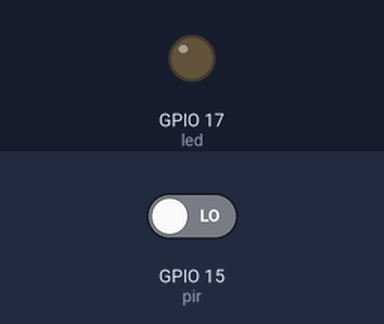
The program below on a simulated Raspberry Pi (BCM pin numbers). On the bench: output pins drawn as LEDs (lit = HIGH). The test bench sets the inputs (shaded band); at power-on: GPIO 15 (pir) LOW.

Above: at 1.2 s.
1.3 s: GPIO 15 (pir) driven HIGH
At 2.1 s:
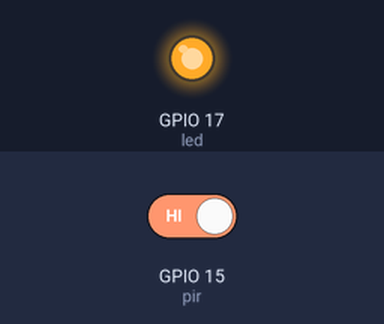
2.8 s: GPIO 15 (pir) driven LOW
At 3.3 s:
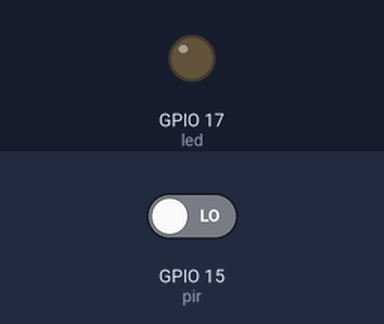
Timing chart, 0 to 5.8 s (numbered marks = the images above; inputs shaded):
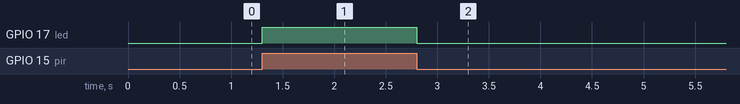

The program:

gpiozero-pir.py
```python
#http://gpiozero.readthedocs.io/en/v1.3.1/api_input.html#motion-sensor-d-sun-pir
from gpiozero import LED, MotionSensor
from signal import pause

led 	= LED(17)
pir 	= MotionSensor(15)

pir.when_motion 		= led.on
pir.when_no_motion		= led.off

pause()
```

Measured:
- after the input at 1.3 s, GPIO 17 (led): LOW → HIGH at once
- after the input at 2.8 s, GPIO 17 (led): HIGH → LOW at once
